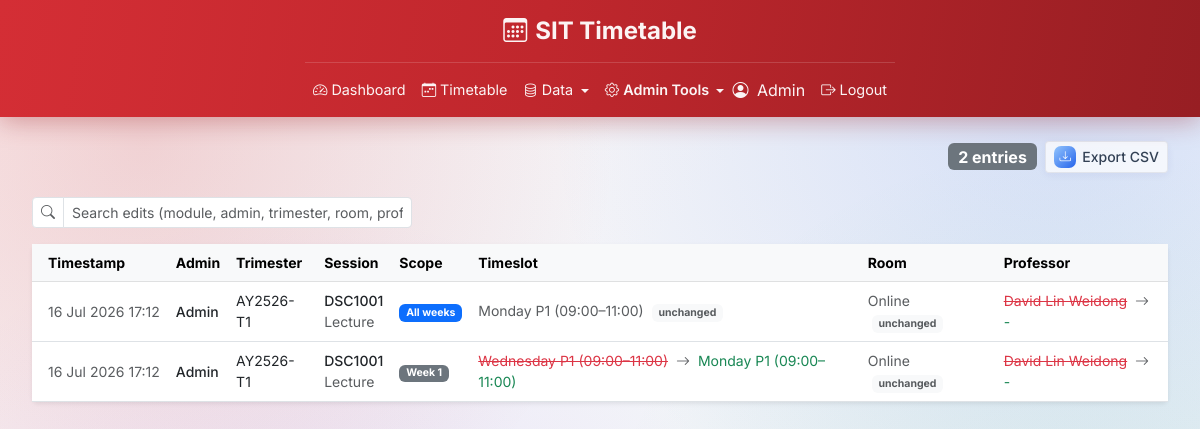
Page /admin/audit-log (signed in) on the committed database.
### app/models/user.py (models this page shows, shortened)
class User(UserMixin, db.Model):
    __tablename__ = 'users'
    id = db.Column(db.Integer, primary_key=True)
    name = db.Column(db.String(100), nullable=False)
    email = db.Column(db.String(120), unique=True, nullable=False)
    password_hash = db.Column(db.String(256), nullable=False)
    role = db.Column(db.Enum('admin', 'professor', 'student'), nullable=False)
    student_group_id = db.Column(
        db.Integer,
        db.ForeignKey('student_groups.id', ondelete='SET NULL'),
        nullable=True,
    )
    student_group = db.relationship('StudentGroup', foreign_keys=[student_group_id])

### app/models/audit_log.py (models this page shows, shortened)
class AuditLog(db.Model):
    __tablename__ = 'audit_logs'
    id            = db.Column(db.Integer, primary_key=True)
    user_id       = db.Column(db.Integer, db.ForeignKey('users.id'), nullable=False)
    trimester     = db.Column(db.String(20), nullable=False)
    action        = db.Column(db.String(50), nullable=False)   # 'edit_week' | 'edit_all_weeks'
    module_code   = db.Column(db.String(20), nullable=True)
    session_type  = db.Column(db.String(20), nullable=True)
    week_label    = db.Column(db.String(30), nullable=True)    # 'Week 3' or 'All weeks'
    old_timeslot  = db.Column(db.String(100), nullable=True)
    new_timeslot  = db.Column(db.String(100), nullable=True)
    old_room      = db.Column(db.String(50),  nullable=True)
    new_room      = db.Column(db.String(50),  nullable=True)
    old_professor = db.Column(db.String(100), nullable=True)
    new_professor = db.Column(db.String(100), nullable=True)
    timestamp     = db.Column(db.DateTime, nullable=False, default=datetime.utcnow)
    user = db.relationship('User', backref='audit_logs')

### app/routes/admin.py (the view)
@admin_bp.route('/audit-log')
@login_required
def audit_log():
    trimester_filter = request.args.get('trimester', '')
    trimesters = [r[0] for r in
                  db.session.query(AuditLog.trimester).distinct()
                  .order_by(AuditLog.trimester).all()]
    query = AuditLog.query.order_by(AuditLog.timestamp.desc())
    if trimester_filter:
        query = query.filter_by(trimester=trimester_filter)
    logs = query.all()
    return render_template('admin/audit_log.html',
                           logs=logs,
                           trimesters=trimesters,
                           active_trimester=trimester_filter)

### app/models/user.py (called while the page is built)
@login_manager.user_loader
def load_user(user_id):
    return User.query.get(int(user_id))

### app/routes/admin.py (called while the page is built)
@admin_bp.before_request
@login_required
def require_admin():
    if not current_user.is_authenticated:
        return redirect(url_for('auth.login'))
    if current_user.role != 'admin':
        abort(403)

### app/templates/admin/audit_log.html (shortened to what this page needs)
{% extends 'base.html' %}
{% block content %}
<div class="d-flex justify-content-end align-items-center mb-4">
    <div class="d-flex align-items-center gap-2">
        <span class="badge bg-secondary fs-6" id="audit-count">{{ logs | length }} entries</span>
        <div class="action-dropdown">
            <a href="{{ url_for('admin.audit_log_export', trimester=active_trimester) }}" class="btn btn-sm">
                <span class="icon-chip icon-chip-blue"><i class="bi bi-download"></i></span>Export CSV
            </a>
        </div>
    </div>
</div>
{% if logs %}
<div class="mb-3" style="max-width:380px;">
    <div class="input-group input-group-sm">
        <span class="input-group-text bg-white"><i class="bi bi-search text-muted"></i></span>
        <input type="text" id="audit-search" class="form-control"
               placeholder="Search edits (module, admin, trimester, room, professor…)"
               oninput="filterAudit()" autocomplete="off">
    </div>
</div>
{% endif %}
{% if logs %}
<div class="card border-0 shadow-sm">
    <div class="card-body p-0">
        <table class="table table-hover align-middle mb-0 small">
            <thead class="table-light">
                <tr>
                    <th class="ps-3">Timestamp</th>
                    <th>Admin</th>
                    <th>Trimester</th>
                    <th>Session</th>
                    <th>Scope</th>
                    <th>Timeslot</th>
                    <th>Room</th>
                    <th>Professor</th>
                </tr>
            </thead>
            <tbody>
                {% for log in logs %}
                <tr>
                    <td class="ps-3 text-muted" style="white-space:nowrap;">
                        {{ log.timestamp.strftime('%d %b %Y %H:%M') }}
                    </td>
                    <td class="fw-medium">{{ log.user.name }}</td>
                    <td>{{ log.trimester }}</td>
                    <td>
                        {% if log.module_code %}
                            <span class="fw-medium">{{ log.module_code }}</span>
                            <div class="text-muted text-capitalize">{{ log.session_type }}</div>
                        {% else %}
                            <span class="text-muted">-</span>
                        {% endif %}
                    </td>
                    <td>
                        {% if log.action == 'edit_all_weeks' %}
                            <span class="badge bg-primary">All weeks</span>
                        {% else %}
                            <span class="badge bg-secondary">{{ log.week_label }}</span>
                        {% endif %}
                    </td>
                    <td>
                        {% if log.old_timeslot != log.new_timeslot %}
                            <span class="text-danger text-decoration-line-through">{{ log.old_timeslot }}</span>
                            <i class="bi bi-arrow-right mx-1 text-muted"></i>
                            <span class="text-success">{{ log.new_timeslot }}</span>
                        {% else %}
                            <span class="text-muted">{{ log.new_timeslot }}</span>
                            <span class="badge bg-light text-muted ms-1">unchanged</span>
                        {% endif %}
                    </td>
                    <td>
                        {% if log.old_room != log.new_room %}
                            <span class="text-danger text-decoration-line-through">{{ log.old_room }}</span>
                            <i class="bi bi-arrow-right mx-1 text-muted"></i>
                            <span class="text-success">{{ log.new_room }}</span>
                        {% else %}
                            <span class="text-muted">{{ log.new_room }}</span>
                            <span class="badge bg-light text-muted ms-1">unchanged</span>
                        {% endif %}
                    </td>
                    <td>
                        {% if log.old_professor != log.new_professor %}
                            <span class="text-danger text-decoration-line-through">{{ log.old_professor }}</span>
                            <i class="bi bi-arrow-right mx-1 text-muted"></i>
                            <span class="text-success">{{ log.new_professor }}</span>
                        {% else %}
                            <span class="text-muted">{{ log.new_professor }}</span>
                            <span class="badge bg-light text-muted ms-1">unchanged</span>
                        {% endif %}
                    </td>
                </tr>
                {% endfor %}
            </tbody>
        </table>
    </div>
</div>
{% endif %}
{% endblock %}

### app/templates/base.html (shortened to what this page needs)
<!DOCTYPE html>
<html lang="en">
<head>
    <link href="https://cdn.jsdelivr.net/npm/bootstrap@5.3.0/dist/css/bootstrap.min.css" rel="stylesheet">
    <link href="https://cdn.jsdelivr.net/npm/bootstrap-icons@1.10.5/font/bootstrap-icons.css" rel="stylesheet">
</head>
<body>
    <nav class="navbar navbar-expand-lg navbar-sit p-0">
        <div class="app-container">
            <div class="d-flex justify-content-center py-2 border-bottom" style="border-color: rgba(255,255,255,0.15) !important;">
                <a class="navbar-brand fw-bold fs-4 m-0 d-flex align-items-center" href="#">
                    <i class="bi bi-calendar3 me-2"></i>SIT Timetable
                </a>
            </div>
            <div class="d-flex align-items-center py-2">
            <div class="collapse navbar-collapse" id="navbarMain">
                <ul class="navbar-nav me-auto mb-2 mb-lg-0">
                    {% if current_user.is_authenticated %}
                        {% if current_user.role == 'admin' %}
                            {% set data_active = request.endpoint and (
                                request.endpoint.startswith('admin.course') or
                                request.endpoint.startswith('admin.professor') or
                                request.endpoint.startswith('admin.student') or
                                request.endpoint.startswith('admin.room')
                            ) %}
                            {% set tools_active = request.endpoint in ('admin.declarations', 'admin.timetable_flags',
                                'admin.data_import', 'admin.audit_log', 'admin.system_info', 'admin.constraint_settings')
                                or (request.endpoint and 'event' in request.endpoint) %}
                            <li class="nav-item">
                                <a class="nav-link {% if request.endpoint == 'admin.dashboard' %}active{% endif %}"
                                   href="{{ url_for('admin.dashboard') }}">
                                    <i class="bi bi-speedometer2 me-1"></i>Dashboard
                                </a>
                            </li>
                            <li class="nav-item">
                                <a class="nav-link {% if request.endpoint == 'admin.timetable' %}active{% endif %}"
                                   href="{{ url_for('admin.timetable') }}">
                                    <i class="bi bi-calendar-week me-1"></i>Timetable
                                </a>
                            </li>
                            <li class="nav-item dropdown">
                                <a class="nav-link dropdown-toggle {% if data_active %}active{% endif %}"
                                   href="#" role="button" data-bs-toggle="dropdown">
                                    <i class="bi bi-database me-1"></i>Data
                                </a>
                            </li>
                            <li class="nav-item dropdown">
                                <a class="nav-link dropdown-toggle {% if tools_active %}active{% endif %}"
                                   href="#" role="button" data-bs-toggle="dropdown" style="position: relative;">
                                    <i class="bi bi-gear me-1"></i>Admin Tools
                                </a>
                            </li>
                        {% endif %}
                    {% endif %}
                </ul>
                {% if current_user.is_authenticated %}
                <ul class="navbar-nav ms-auto align-items-center">
                    <li class="nav-item me-2">
                        <span class="navbar-text">
                            <i class="bi bi-person-circle me-1"></i>
                            {{ current_user.name }}
                        </span>
                    </li>
                    <li class="nav-item">
                        <form method="POST" action="{{ url_for('auth.logout') }}" class="m-0">
                            <button type="submit" class="nav-link btn btn-link border-0">
                                <i class="bi bi-box-arrow-right me-1"></i>Logout
                            </button>
                        </form>
                    </li>
                </ul>
                {% endif %}
            </div>
            </div>
        </div>
    </nav>
    <main class="app-container my-4">
        {% block content %}{% endblock %}
    </main>
</body>
</html>

### app/templates/base.html (style rules this page uses)
:root { --bs-body-font-family: 'Inter', -apple-system, BlinkMacSystemFont, 'Segoe UI', Roboto, Helvetica, Arial, sans-serif; --bs-font-sans-serif: 'Inter', -apple-system, BlinkMacSystemFont, 'Segoe UI', Roboto, Helvetica, Arial, sans-serif; }
.btn { white-space: nowrap; }
.navbar-sit { background: linear-gradient(100deg, #d42e35 0%, #c0272d 45%, #971e23 100%); box-shadow: 0 4px 24px rgba(150, 20, 25, 0.35); }
.navbar-sit .navbar-brand, .navbar-sit .nav-link, .navbar-sit .navbar-text { color: rgba(255, 255, 255, 0.95) !important; }
.navbar-sit .nav-link.active { font-weight: 600; }
.navbar-sit .nav-link { font-size: 0.9rem; padding-left: 0.7rem; padding-right: 0.7rem; }
.navbar-sit .dropdown-toggle::after { vertical-align: 0.15em; }
.app-container { max-width: 1600px; margin-left: auto; margin-right: auto; padding-left: 2rem; padding-right: 2rem; }
body { background: radial-gradient(circle at 12% 18%, rgba(192, 39, 45, 0.16) 0%, transparent 38%), radial-gradient(circle at 88% 12%, rgba(37, 99, 235, 0.14) 0%, transparent 40%), radial-gradient(circle at 25% 85%, rgba(147, 51, 234, 0.11) 0%, transparent 42%), radial-gradient(circle at 90% 80%, rgba(22, 163, 74, 0.10) 0%, transparent 40%), linear-gradient(135deg, #fdf2f2 0%, #f3f4f8 45%, #eef4fb 100%); background-attachment: fixed; min-height: 100vh; }
.action-dropdown .btn { display: inline-flex; align-items: center; background: rgba(255, 255, 255, 0.7); border: 1px solid rgba(15, 23, 42, 0.08); color: #334155; font-weight: 500; box-shadow: 0 2px 8px rgba(31, 38, 135, 0.06); transition: background 0.15s ease, box-shadow 0.15s ease, transform 0.15s ease; }
.icon-chip { flex-shrink: 0; display: inline-flex; align-items: center; justify-content: center; width: 22px; height: 22px; border-radius: 7px; margin-right: 6px; color: #fff; font-size: 0.72rem; line-height: 1; }
.icon-chip-blue { background: linear-gradient(135deg, #93c5fd, #2563eb); }

### rows in the picture
User: name "Admin"
AuditLog: timestamp "16 Jul 2026 17:12", user.name "Admin", trimester "AY2526-T1", module_code "DSC1001", session_type "Lecture", action "All weeks", new_timeslot "Monday P1 (09:00–11:00)", new_room "Online", old_professor "David Lin Weidong", new_professor "-"
AuditLog: timestamp "16 Jul 2026 17:12", user.name "Admin", trimester "AY2526-T1", module_code "DSC1001", session_type "Lecture", week_label "Week 1", old_timeslot "Wednesday P1 (09:00–11:00)", new_timeslot "Monday P1 (09:00–11:00)", new_room "Online", old_professor "David Lin Weidong", new_professor "-"

### other values in the picture
{{ logs | length }} "2"
